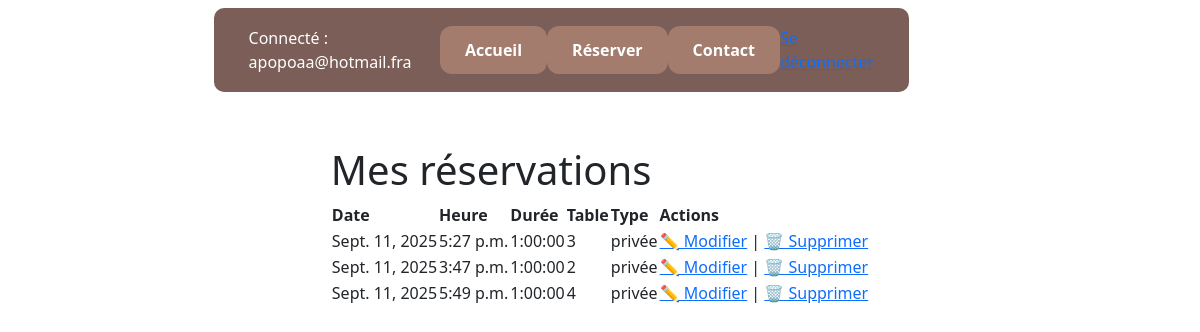
The page /users/my-bookings/ (signed in) on the database its author committed.
### users_app/models.py (models this page shows, shortened)
class User(AbstractUser):
    username = models.EmailField(unique=True)
    pseudo = models.CharField(max_length=50, unique=True)
    phone = models.CharField(max_length=20, blank=True, null=True)
    favorite_games = models.ManyToManyField("tables_app.Game", blank=True, related_name='fans')

### tables_app/models.py (models this page shows, shortened)
class Booking(models.Model):
    date = models.DateField(default=timezone.now)
    start_time = models.TimeField()
    duration = models.DurationField(help_text="Durée (HH:MM:SS)")
    booking_type = models.CharField(max_length=10, choices=BookingType.choices)
    table = models.ForeignKey("Table", on_delete=models.CASCADE)
    main_customer = models.ForeignKey(settings.AUTH_USER_MODEL, on_delete=models.CASCADE, related_name='bookings')
    code = models.CharField(max_length=10, blank=True, null=True)  # ajout du code

class Table(models.Model):
    number_table = models.IntegerField(unique=True)
    capacity_table = models.IntegerField()
    state_table = models.CharField(max_length=10, choices=TableEtat.choices, default=TableEtat.LIBRE)
    game_table = models.ForeignKey("Game", null=True, blank=True, on_delete=models.SET_NULL)
    code_table = models.CharField(max_length=20, null=True, blank=True)
    customer_table = models.ManyToManyField(settings.AUTH_USER_MODEL,
                                            blank=True,
                                            related_name='joined_tables')

### users_app/views.py (the view)
# urls.py: path("my-bookings/", views.my_booking_view, name="my_bookings"),
@login_required
def my_booking_view(request):
    bookings = Booking.objects.filter(main_customer=request.user).select_related('table')
    return render(request, 'users_app/my_bookings.html', {'bookings': bookings})

### users_app/templates/users_app/my_bookings.html (shortened to what this page needs)
{% extends "base.html" %}
{% block content %}
<h1>Mes réservations</h1>
{% if bookings %}
<table>
  <tr>
    <th>Date</th><th>Heure</th><th>Durée</th><th>Table</th><th>Type</th><th>Actions</th>
  </tr>
  {% for b in bookings %}
  <tr>
    <td>{{ b.date }}</td>
    <td>{{ b.start_time }}</td>
    <td>{{ b.duration }}</td>
    <td>{{ b.table.number_table }}</td>
    <td>{{ b.booking_type }}</td>
    <td>
      <a href="{% url 'users_app:edit_booking' b.id %}">✏️ Modifier</a> |
      <a href="{% url 'users_app:delete_booking' b.id %}">🗑 Supprimer</a>
    </td>
  </tr>
  {% endfor %}
</table>
{% else %}
<p>Vous n'avez pas encore de réservation.</p>
{% endif %}
{% endblock %}

### tables_app/templates/base.html (shortened to what this page needs)
<!DOCTYPE html>
<html>
<head>
    {% load static %}
    <link rel="stylesheet" href="{% static 'css/style.css' %}">
    <link href="https://cdn.jsdelivr.net/npm/bootstrap@5.3.2/dist/css/bootstrap.min.css" rel="stylesheet">
</head>
<body>
    <header class="mb-4">
        <nav>
            {% if user.is_authenticated %}
                <span>Connecté : {{ user.username }}</span>
                <a href="{% url 'tables_app:home' %}" class="btn">Accueil</a>
                <a href="{% url 'tables_app:calendar' %}" class="btn">Réserver</a>
                <a href="{% url 'contact_app:contact' %}" class="btn">Contact</a>
                <a href="{% url 'users_app:logout' %}">Se déconnecter</a>
            {% else %}
                <a href="{% url 'users_app:login' %}">Connexion</a> |
                <a href="{% url 'users_app:register' %}">Inscription</a>
            {% endif %}
        </nav>
    </header>
    <main>
        {% block content %}{% endblock %}
    </main>
</body>
</html>

### tables_app/static/css/style.css (style rules this page uses)
body { font-family: 'Poppins', Arial, sans-serif; background-color: #f8f4f0; color: #4b3f35; margin: 0; min-height: 100vh; display: flex; flex-direction: column; align-items: center; line-height: 1.6; }
h1, h2, h3 { color: #5a4337; margin-bottom: 20px; }
h1 { font-size: 2.5rem; }
nav { background: #7b5e57; color: white; padding: 18px 35px; display: flex; justify-content: space-between; align-items: center; border-radius: 10px; margin-bottom: 30px; width: 90%; max-width: 1100px; }
button, .btn, a.btn { display: inline-block; padding: 12px 25px; border: none; border-radius: 12px; background: #a37c6e; color: white; font-weight: bold; cursor: pointer; transition: 0.3s; text-decoration: none; }

### rows shown on the page
User: username "apopoaa@hotmail.fra"
Booking: date "Sept. 11, 2025", start_time "5:27 p.m.", duration "1:00:00", table.number_table "3", booking_type "privée"
Booking: date "Sept. 11, 2025", start_time "3:47 p.m.", duration "1:00:00", table.number_table "2", booking_type "privée"
Booking: date "Sept. 11, 2025", start_time "5:49 p.m.", duration "1:00:00", table.number_table "4", booking_type "privée"
